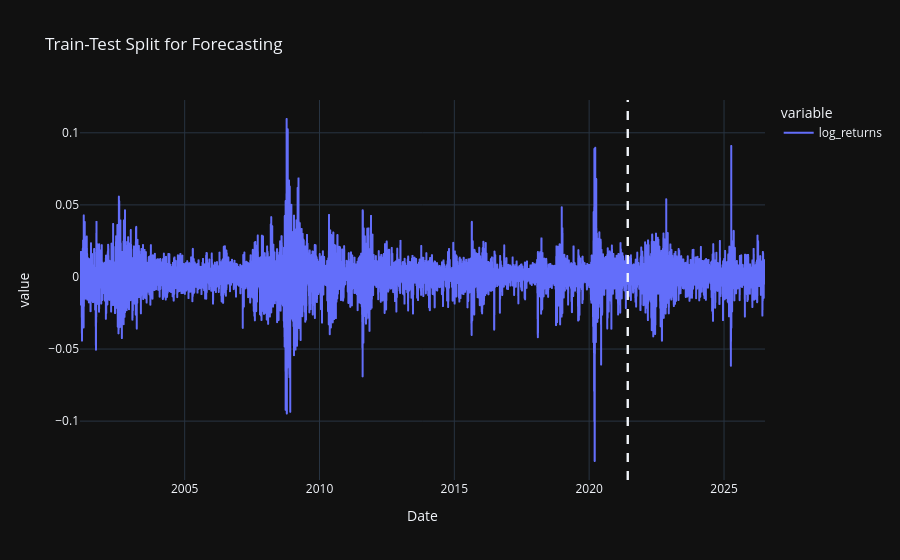

Here is the notebook cell this chart was saved with:
### Code cell
fig = y.plot(
    title='Train-Test Split for Forecasting'
)

fig.add_vline(
    x=test.index[0],
    line_dash='dash'
)
fig.add_vline(x=str(test.index[0]), line_dash='dash')

fig.show()

### Figure 1 — Plotly figure (JSON) as saved in the notebook; plotly's stock layout.template omitted (floating-point values rounded to 4 significant figures; data arrays with more than 128 entries replaced by an {"elided": "..."} marker saying what was removed)
{"data": [{"hovertemplate": "variable=log_returns<br>Date=%{x}<br>value=%{y}<extra></extra>", "legendgroup": "log_returns", "line": {"color": "#636efa", "dash": "solid"}, "marker": {"symbol": "circle"}, "mode": "lines", "name": "log_returns", "showlegend": true, "type": "scattergl", "x": {"elided": "6387 str values"}, "xaxis": "x", "y": {"elided": "6387 float values"}, "yaxis": "y"}], "layout": {"legend": {"title": {"text": "variable"}, "tracegroupgap": 0}, "shapes": [{"line": {"dash": "dash"}, "type": "line", "x0": "2021-06-07T00:00:00", "x1": "2021-06-07T00:00:00", "xref": "x", "y0": 0, "y1": 1, "yref": "y domain"}, {"line": {"dash": "dash"}, "type": "line", "x0": "2021-06-07 00:00:00", "x1": "2021-06-07 00:00:00", "xref": "x", "y0": 0, "y1": 1, "yref": "y domain"}], "title": {"text": "Train-Test Split for Forecasting"}, "xaxis": {"anchor": "y", "domain": [0, 1], "title": {"text": "Date"}}, "yaxis": {"anchor": "x", "domain": [0, 1], "title": {"text": "value"}}}}
